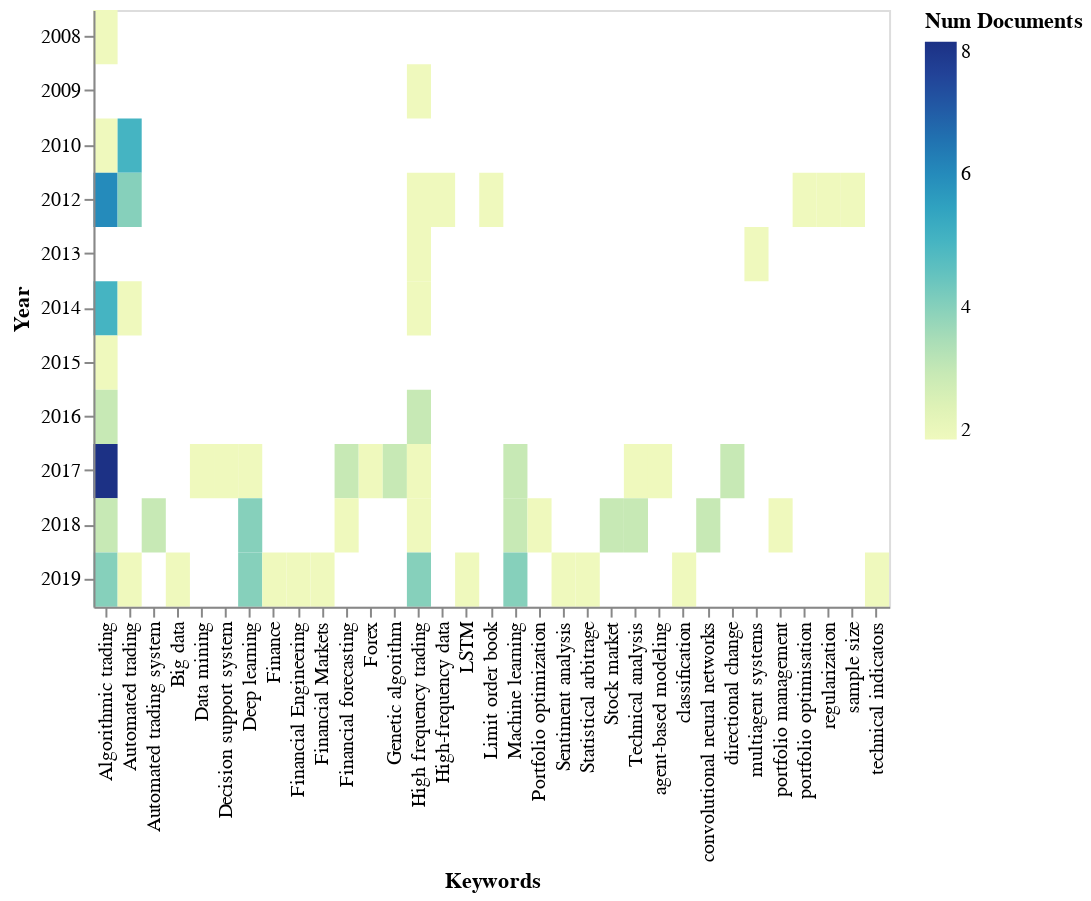

The cell this chart's notebook holds for it:
### Code cell
from techMiner import alt_heatmap

alt_heatmap(
    term_by_term( 
        df=records, 
        termA='Keywords', 
        termB='Year', 
        sepA=';', 
        sepB=None, 
        minmax=(2,8)))

### Figure 1 — Vega-Lite specification as saved in the notebook (floating-point values rounded to 4 significant figures)
{"$schema": "https://vega.github.io/schema/vega-lite/v3.4.0.json", "config": {"mark": {"tooltip": null}, "view": {"height": 300, "width": 400}}, "data": {"name": "data-91c2203e13d7aaa009d59d64ea322ac5"}, "datasets": {"data-91c2203e13d7aaa009d59d64ea322ac5": [{"Keywords": "Algorithmic trading", "Num Documents": 2, "Year": 2008}, {"Keywords": "Algorithmic trading", "Num Documents": 2, "Year": 2010}, {"Keywords": "Algorithmic trading", "Num Documents": 6, "Year": 2012}, {"Keywords": "Algorithmic trading", "Num Documents": 5, "Year": 2014}, {"Keywords": "Algorithmic trading", "Num Documents": 2, "Year": 2015}, {"Keywords": "Algorithmic trading", "Num Documents": 3, "Year": 2016}, {"Keywords": "Algorithmic trading", "Num Documents": 8, "Year": 2017}, {"Keywords": "Algorithmic trading", "Num Documents": 3, "Year": 2018}, {"Keywords": "Algorithmic trading", "Num Documents": 4, "Year": 2019}, {"Keywords": "Automated trading", "Num Documents": 5, "Year": 2010}, {"Keywords": "Automated trading", "Num Documents": 4, "Year": 2012}, {"Keywords": "Automated trading", "Num Documents": 2, "Year": 2014}, {"Keywords": "Automated trading", "Num Documents": 2, "Year": 2019}, {"Keywords": "Automated trading system", "Num Documents": 3, "Year": 2018}, {"Keywords": "Big data", "Num Documents": 2, "Year": 2019}, {"Keywords": "Data mining", "Num Documents": 2, "Year": 2017}, {"Keywords": "Decision support system", "Num Documents": 2, "Year": 2017}, {"Keywords": "Deep learning", "Num Documents": 2, "Year": 2017}, {"Keywords": "Deep learning", "Num Documents": 4, "Year": 2018}, {"Keywords": "Deep learning", "Num Documents": 4, "Year": 2019}, {"Keywords": "Finance", "Num Documents": 2, "Year": 2019}, {"Keywords": "Financial Engineering", "Num Documents": 2, "Year": 2019}, {"Keywords": "Financial Markets", "Num Documents": 2, "Year": 2019}, {"Keywords": "Financial forecasting", "Num Documents": 3, "Year": 2017}, {"Keywords": "Financial forecasting", "Num Documents": 2, "Year": 2018}, {"Keywords": "Forex", "Num Documents": 2, "Year": 2017}, {"Keywords": "Genetic algorithm", "Num Documents": 3, "Year": 2017}, {"Keywords": "High frequency trading", "Num Documents": 2, "Year": 2009}, {"Keywords": "High frequency trading", "Num Documents": 2, "Year": 2012}, {"Keywords": "High frequency trading", "Num Documents": 2, "Year": 2013}, {"Keywords": "High frequency trading", "Num Documents": 2, "Year": 2014}, {"Keywords": "High frequency trading", "Num Documents": 3, "Year": 2016}, {"Keywords": "High frequency trading", "Num Documents": 2, "Year": 2017}, {"Keywords": "High frequency trading", "Num Documents": 2, "Year": 2018}, {"Keywords": "High frequency trading", "Num Documents": 4, "Year": 2019}, {"Keywords": "High-frequency data", "Num Documents": 2, "Year": 2012}, {"Keywords": "LSTM", "Num Documents": 2, "Year": 2019}, {"Keywords": "Limit order book", "Num Documents": 2, "Year": 2012}, {"Keywords": "Machine learning", "Num Documents": 3, "Year": 2017}, {"Keywords": "Machine learning", "Num Documents": 3, "Year": 2018}, {"Keywords": "Machine learning", "Num Documents": 4, "Year": 2019}, {"Keywords": "Portfolio optimization", "Num Documents": 2, "Year": 2018}, {"Keywords": "Sentiment analysis", "Num Documents": 2, "Year": 2019}, {"Keywords": "Statistical arbitrage", "Num Documents": 2, "Year": 2019}, {"Keywords": "Stock market", "Num Documents": 3, "Year": 2018}, {"Keywords": "Technical analysis", "Num Documents": 2, "Year": 2017}, {"Keywords": "Technical analysis", "Num Documents": 3, "Year": 2018}, {"Keywords": "agent-based modeling", "Num Documents": 2, "Year": 2017}, {"Keywords": "classification", "Num Documents": 2, "Year": 2019}, {"Keywords": "convolutional neural networks", "Num Documents": 3, "Year": 2018}, {"Keywords": "directional change", "Num Documents": 3, "Year": 2017}, {"Keywords": "multiagent systems", "Num Documents": 2, "Year": 2013}, {"Keywords": "portfolio management", "Num Documents": 2, "Year": 2018}, {"Keywords": "portfolio optimisation", "Num Documents": 2, "Year": 2012}, {"Keywords": "regularization", "Num Documents": 2, "Year": 2012}, {"Keywords": "sample size", "Num Documents": 2, "Year": 2012}, {"Keywords": "technical indicators", "Num Documents": 2, "Year": 2019}]}, "encoding": {"color": {"field": "Num Documents", "type": "quantitative"}, "x": {"field": "Keywords", "type": "ordinal"}, "y": {"field": "Year", "type": "ordinal"}}, "mark": "rect"}
